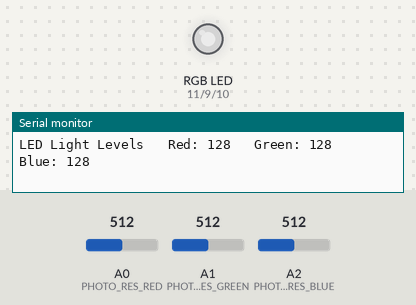
Recording of a sketch running on a simulated Arduino Uno, built with avr-gcc and run on an emulated ATmega328P. Shown: an RGB LED mixed from three pins (HIGH = lit), the last lines printed to the serial monitor. The inputs (shaded band) are chosen by the test bench; at power-on: A0 (PHOTO_RES_RED) = 512, A1 (PHOTO_RES_GREEN) = 512, A2 (PHOTO_RES_BLUE) = 512. Dim RGB values are drawn brighter than linear.

Above: at 1.2 s.
1.3 s: A0 (PHOTO_RES_RED) set to 414
At 1.7 s:
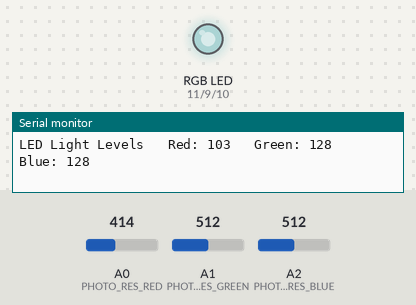
4.3 s: A0 (PHOTO_RES_RED) set to 386
At 5.0 s:
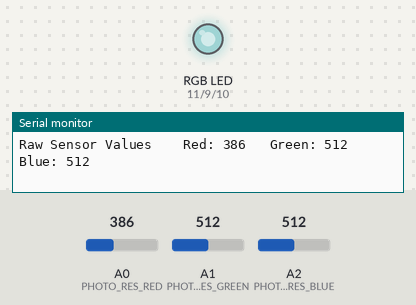
7.3 s: A1 (PHOTO_RES_GREEN) set to 407
At 8.5 s:
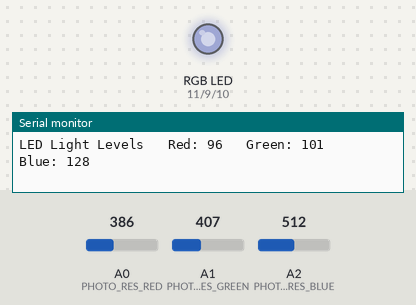
10.3 s: A1 (PHOTO_RES_GREEN) set to 386
At 10.8 s:
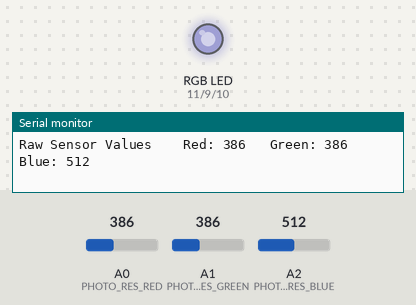
13.3 s: A2 (PHOTO_RES_BLUE) set to 415
At 14.3 s:
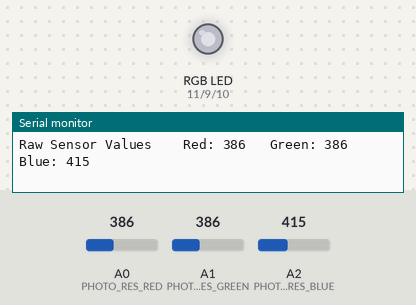
16.3 s: A2 (PHOTO_RES_BLUE) set to 391
At 16.7 s:
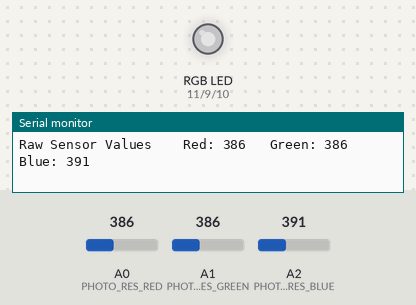
Timing chart, 0 to 19.3 s (numbered marks = the images above; inputs shaded):
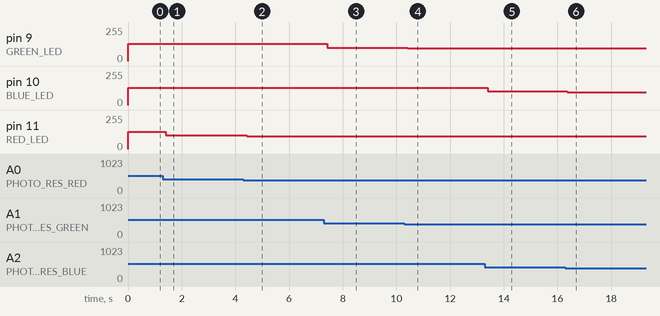

The sketch:

proj_4_ColorMixingLamp.ino
```cpp
const int RED_LED = 11; // pin 11 will power red LED
const int BLUE_LED = 10; // pin 10 will power blue LED
const int GREEN_LED = 9; // pin 9 will power green LED

const int PHOTO_RES_RED = A0;
const int PHOTO_RES_GREEN = A1;
const int PHOTO_RES_BLUE = A2;

// Varialbles that will store data from the photoresistors
int photoReadRed = 0;
int photoReadGreen = 0;
int photoReadBlue = 0;

int redVal = 0;
int greenVal = 0;
int blueVal = 0;

void setup() {
  Serial.begin(9600);
  // set digital pin 9 to 11 as output
  for (int pinNumber = 9; pinNumber<12; pinNumber++){
    pinMode(pinNumber, OUTPUT);
  }

}

void loop() {
  photoReadRed = analogRead(PHOTO_RES_RED); // collect data from first photoresistor on A0
  delay(5);
  photoReadGreen = analogRead(PHOTO_RES_GREEN); // collect data from second photoresistor on A1
  delay(5);
  photoReadBlue = analogRead(PHOTO_RES_BLUE); // collect data from third photoresistor on A2

  // Display photoresitor readings on Serial monitor
  Serial.print("Raw Sensor Values \t Red: "); Serial.print(photoReadRed);
  Serial.print("\t Green: "); Serial.print(photoReadGreen);
  Serial.print("\t Blue: "); Serial.println(photoReadBlue);

  // Determining duty cycle for LEDs and storing them within folloing variables
  redVal = photoReadRed/4;
  greenVal = photoReadGreen/4;
  blueVal = photoReadBlue/4;

  // Use PWM while lighting up LEDs with previously determined duty cycles
  analogWrite(RED_LED, redVal);
  analogWrite(GREEN_LED, greenVal);
  analogWrite(BLUE_LED, blueVal);

  // Display duty cycles on Serial Monitor
  Serial.print("LED Light Levels \t");
  Serial.print("Red: "); Serial.print(redVal);
  Serial.print("\t Green: "); Serial.print(greenVal);
  Serial.print("\t Blue: "); Serial.println(blueVal);

}
```

Measured:
- after the input at 1.3 s, pin 11 (RED_LED): 128/255 → 103/255 after 0.10 s
- after the input at 4.3 s, pin 11 (RED_LED): 103/255 → 96/255 after 0.13 s
- after the input at 7.3 s, pin 9 (GREEN_LED): 128/255 → 101/255 after 0.13 s
- after the input at 10.3 s, pin 9 (GREEN_LED): 101/255 → 96/255 after 0.13 s
- after the input at 13.3 s, pin 10 (BLUE_LED): 128/255 → 103/255 after 0.10 s
- after the input at 16.3 s, pin 10 (BLUE_LED): 103/255 → 97/255 after 0.07 s
